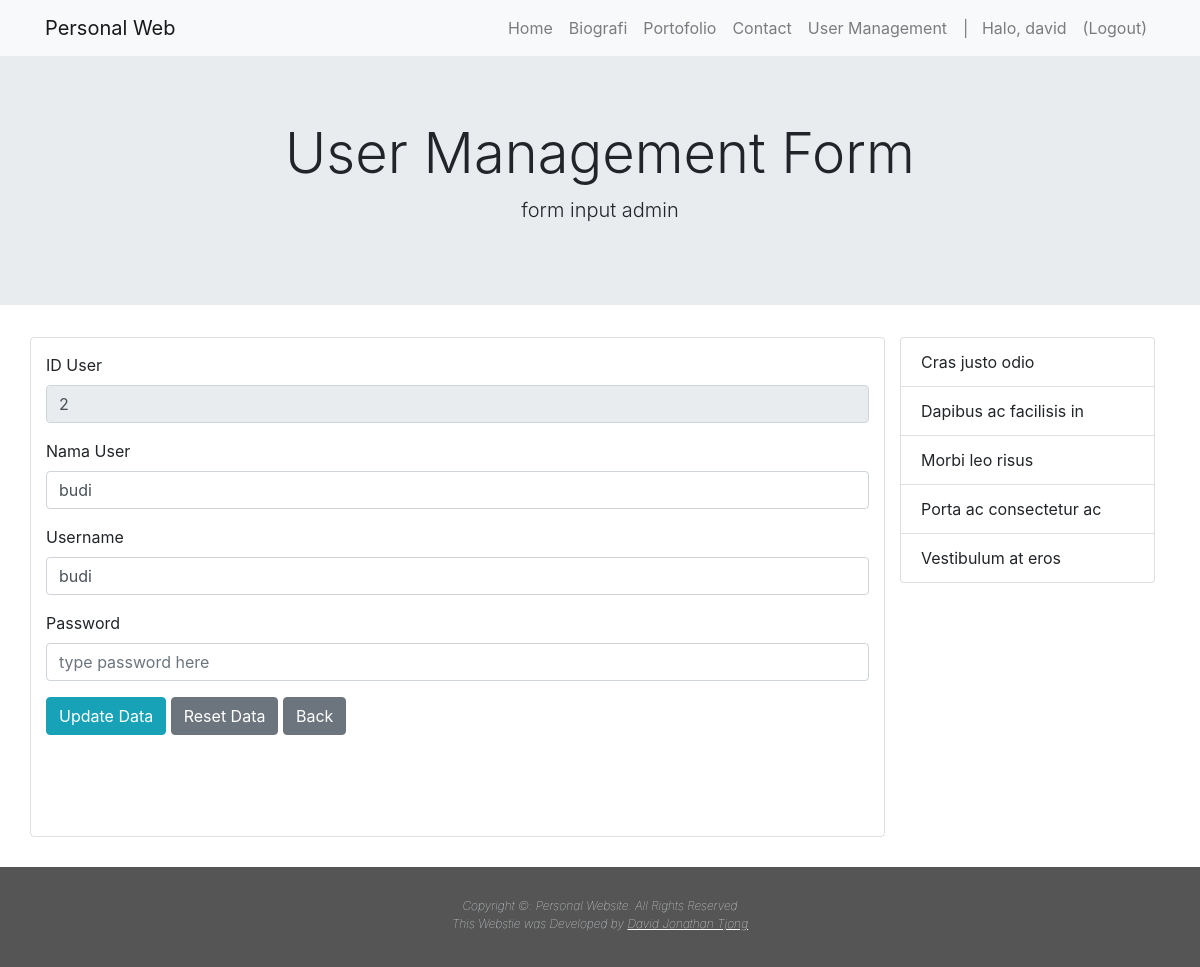
The page /personalWeb_David/pages/user-management-form.php?id=2 (signed in) on the database its author committed.
### tables this page shows
CREATE TABLE `user` (
  `id_user` int(11) NOT NULL,
  `name` varchar(50) NOT NULL,
  `username` varchar(50) NOT NULL,
  `password` varchar(255) NOT NULL
);

### personalWeb_David/pages/user-management-form.php (called while the page is built, shortened)
<?php
    $pageinfo = "User Management Form";
    include("../layouts/head.php");
    include("../layouts/header.php");
    include("../layouts/content.php");
    include("../layouts/footer.php");
?>

### personalWeb_David/layouts/content-um-form.php (the view, shortened to what this page needs)
<?php
    include("../configs/connection.php");
    $id = $_GET['id'];
    $sql = mysqli_query($connect, "select * from user where id_user = '$id' ");
    $data = mysqli_fetch_array($sql);
    if($id == ""){
        $idpengguna = "hidden"; $actbtn = "adduser"; $actval = "Save Data";
    }else{
        $idpengguna = "readonly"; $actbtn = "updateuser"; $actval = "Update Data";
    }
?>
<form name="adminform" method="post" action="" onsubmit="return validasiAdmin()">
    <div class="form-group" <?php echo $idpengguna; ?>>
        <label for="userID">ID User</label>
        <input type="text" class="form-control" name="user" id="userID" value="<?php echo $data['id_user']; ?>" <?php echo $idpengguna; ?>>
    </div>
    <div class="form-group">
        <label for="namaID">Nama User</label>
        <input type="text" class="form-control" name="nama" id="namaID" value="<?php if($actbtn == "updateuser"){echo $data['name'];}else{echo '';}?>" placeholder="type your name here">
    </div>
    <div class="form-group">
        <label for="username">Username</label>
        <input type="text" class="form-control" name="username" id="usernameID" value="<?php echo $data['username']; ?>" placeholder="type username here">
    </div>
    <div class="form-group">
        <label for="password">Password</label>
        <input type="password" class="form-control" name="password" id="passwordID" value="" placeholder="type password here">
    </div>
    <div class="form-group">
        <input type="submit" name="<?php echo $actbtn?>" class="btn btn-info" value="<?php echo $actval; ?>">
        <input type="submit" class="btn btn-secondary" value="Reset Data">
        <input type="button" class="btn btn-secondary" onclick="location.href='user-management.php'" value="Back">
    </div>
</form>

### personalWeb_David/layouts/head.php (shortened to what this page needs)
<!DOCTYPE html>
<html lang="en">
  <head>
    <link rel="stylesheet" href="../assets/css/style.css" />
    <link rel="stylesheet" href="../assets/css/bootstrap.min.css" />
  </head>
  <body>
    <nav class="navbar navbar-expand-lg navbar-light bg-light">
      <div class="container">
        <a class="navbar-brand" href="#">Personal Web</a>
        <div class="collapse navbar-collapse" id="navbarNavAltMarkup">
          <div class="navbar-nav ml-auto">
            <a class="nav-item nav-link <?php if ($pageinfo == "Home") echo "active" ?>" href="../pages/home.php">Home</a>
            <a class="nav-item nav-link <?php if ($pageinfo == "Biography") echo "active" ?>" href="../pages/bio.php">Biografi</a>
            <a class="nav-item nav-link <?php if ($pageinfo == "Portfolio") echo "active" ?>" href="../pages/porto.php">Portofolio</a>
            <a class="nav-item nav-link <?php if ($pageinfo == "Contact") echo "active" ?>" href="../pages/contact.php">Contact</a>
            <?php
            if(!isset($_SESSION['U']) and (!isset($_SESSION['P']))){
              echo' <a class="nav-link" href="../pages/login.php">Login</a>';
            }else{
              include("../configs/connection.php");
              $user = $_SESSION['U'];
              $sqlGetIDuser_sekarang = mysqli_query($connect, "select * from user where username = '$user'");
              $dataUser = mysqli_fetch_array($sqlGetIDuser_sekarang);
              $iduser = $dataUser['id_user'];
              $sql = mysqli_query($connect, "select * from user where id_user = $iduser");
              $data = mysqli_fetch_array($sql);
              $namaUser = $data[1];
              if($namaUser == "david"){
                echo '<a class = "nav-item nav-link ';
                if($pageinfo == "User Management"){
                  echo"active";
                }
                echo '" href="../pages/user-management.php">User Management</a>';
              }
              echo '<a class="nav-link" href="#">| &nbsp; Halo, </>',$namaUser;
              echo '<a class="nav-link" href="../pages/logout.php">(Logout)</a>';
            }
            ?>
          </div>
        </div>
      </div>
    </nav>

### rows shown on the page
user: name "david"
user: user "2", nama "budi", username "budi"

### other values the page prints
$pageinfo "User Management Form"
$description "form input admin"
